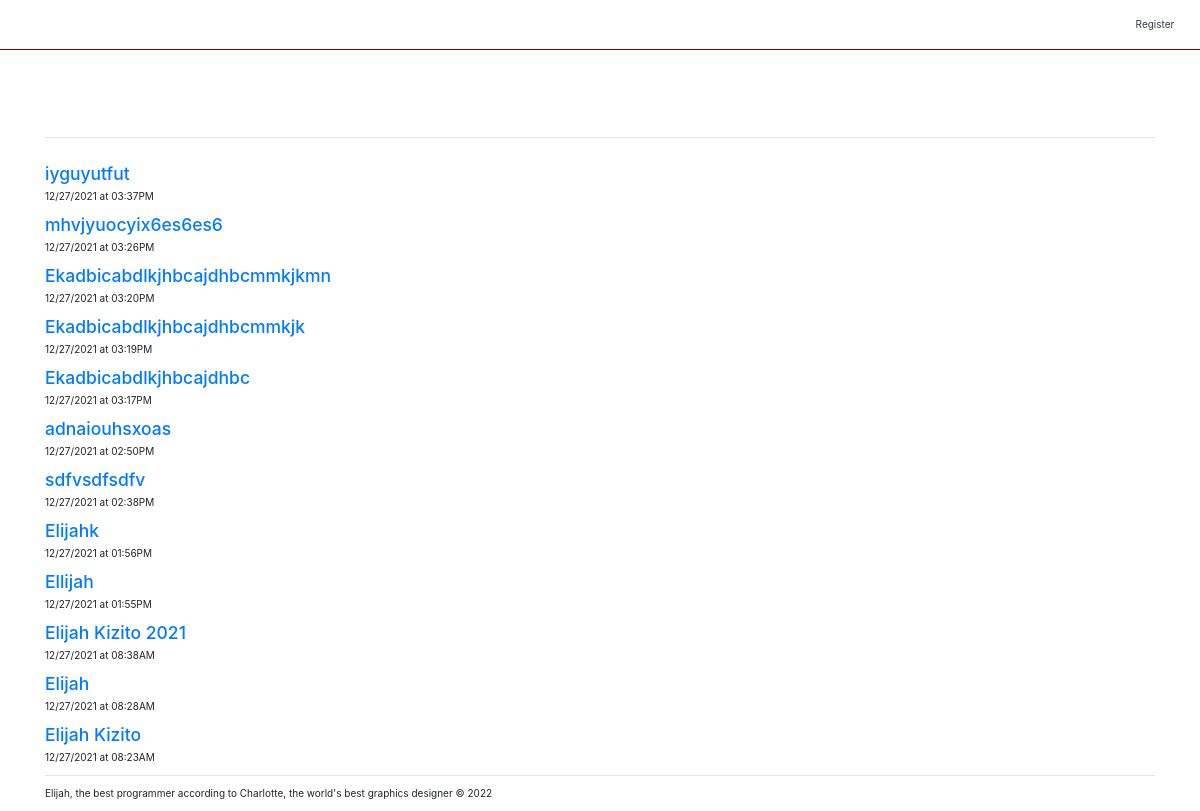
/index, run on the app's committed database.
### app.py (models this page shows, shortened)
class Entry(flask_db.Model):
    title = CharField()
    slug = CharField(unique=True)
    content = TextField()
    published = BooleanField(index=True)
    timestamp = DateTimeField(default=datetime.datetime.now, index=True)
    @classmethod
    def public(cls):
        return Entry.select().where(Entry.published == True)

### app.py (the view)
@app.route('/index')
def index():
    search_query = request.args.get('q')
    if search_query:
        query = Entry.search(search_query)
    else:
        query = Entry.public().order_by(Entry.timestamp.desc())
    return object_list( 'index.html', query, search=search_query, check_bounds=False)

### templates/index.html (shortened to what this page needs)
{% extends "base.html" %}
{% block content %}
  {% for entry in object_list %}
    <h3>
      <a href="{% if entry.published %}{{ url_for('detail', slug=entry.slug) }}{% else %}{{ url_for('edit', slug=entry.slug) }}{% endif %}">
        {{ entry.title }}
      </a>
    </h3>
    <p>{{ entry.timestamp.strftime('%m/%d/%Y at %I:%M%p') }}</p>
  {% else %}
    <p>No entries have been created yet.</p>
  {% endfor %}
{% endblock %}

### templates/base.html (shortened to what this page needs)
<!doctype html>
<html>
  <head>
    <link rel=stylesheet type=text/css href="{{ url_for('static', filename='css/blog.min.css') }}" />
    <link rel=stylesheet type=text/css href="{{ url_for('static', filename='css/hilite.css') }}" />
    <link rel=stylesheet type=text/css href="{{ url_for('static', filename='css/bootstrap.min.css') }}" />
  </head>
  <body>
    <div class="navbar navbar-default navbar-static-top" role="navigation">
      <div class="container">
        <header class="blog-header py-3">
          <div class="row flex-nowrap justify-content-between align-items-center">
            <div class="col-4 text-center">
              <a class="blog-header-logo text-dark" href="{{ url_for('create') }}">Register</a>
            </div>
          </div>
        </header>
      </div>
    </div>
    <div class="container">
      {% block page_header %}
        <div class="page-header">
        </div>
      {% endblock %}
      {% block content %}{% endblock %}
      <footer>
        <hr />
        <p>Elijah, the best programmer according to Charlotte, the world's best graphics designer &copy; 2022</p>
      </footer>
    </div>
  </body>
</html>

### data on the page
Entry: title "iyguyutfut", timestamp "12/27/2021 at 03:37PM"
Entry: title "mhvjyuocyix6es6es6", timestamp "12/27/2021 at 03:26PM"
Entry: title "Ekadbicabdlkjhbcajdhbcmmkjkmn", timestamp "12/27/2021 at 03:20PM"
Entry: title "Ekadbicabdlkjhbcajdhbcmmkjk", timestamp "12/27/2021 at 03:19PM"
Entry: title "Ekadbicabdlkjhbcajdhbc", timestamp "12/27/2021 at 03:17PM"
Entry: title "adnaiouhsxoas", timestamp "12/27/2021 at 02:50PM"
Entry: title "sdfvsdfsdfv", timestamp "12/27/2021 at 02:38PM"
Entry: title "Elijahk", timestamp "12/27/2021 at 01:56PM"
Entry: title "Ellijah", timestamp "12/27/2021 at 01:55PM"
Entry: title "Elijah Kizito 2021", timestamp "12/27/2021 at 08:38AM"
Entry: title "Elijah", timestamp "12/27/2021 at 08:28AM"
Entry: title "Elijah Kizito", timestamp "12/27/2021 at 08:23AM"
